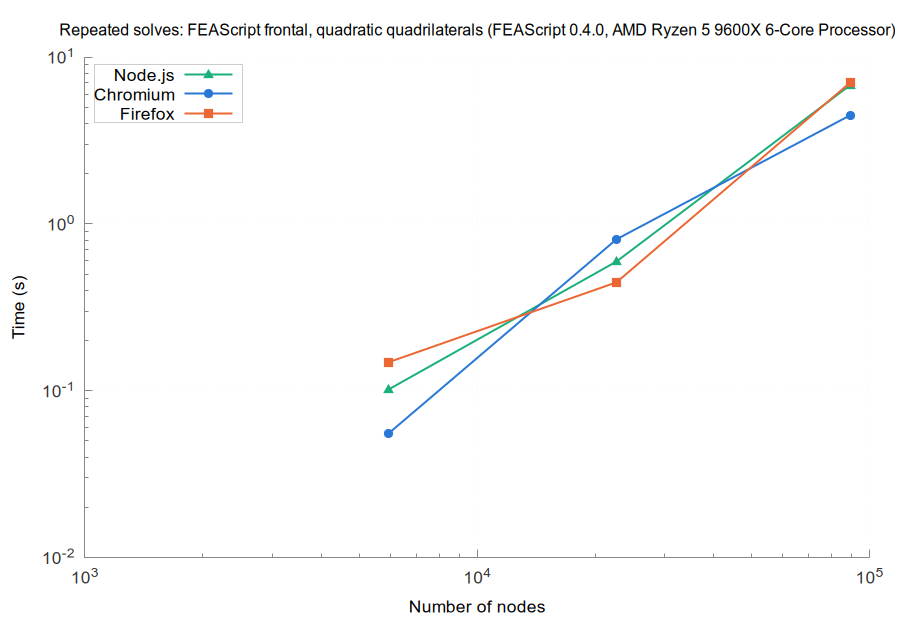

Reproduce this figure in gnuplot.
set terminal pngcairo size 900,620 font 'Arial,13'
set border 3 lc rgb '#888888'; set tics nomirror tc rgb '#333333'
set grid lc rgb '#e6e6e6' lw 1; set key top left box lc rgb '#cccccc' opaque
set logscale xy; set format y '10^{%L}'; set format x '10^{%L}'
set output 'browsers_FEAScript_frontal_quadratic_quadrilaterals_repeated.png'
set title 'Repeated solves: FEAScript frontal, quadratic quadrilaterals (FEAScript 0.4.0, AMD Ryzen 5 9600X 6-Core Processor)' font 'Arial,12'
set xlabel 'Number of nodes'
set ylabel 'Time (s)'
plot 'browsers_FEAScript_frontal_quadratic_quadrilaterals_repeated_node.dat' u 1:2 w lp lw 2 pt 9 ps 1.2 lc rgb '#1baf7a' t 'Node.js', \
     'browsers_FEAScript_frontal_quadratic_quadrilaterals_repeated_chromium.dat' u 1:2 w lp lw 2 pt 7 ps 1.2 lc rgb '#2a78d6' t 'Chromium', \
     'browsers_FEAScript_frontal_quadratic_quadrilaterals_repeated_firefox.dat' u 1:2 w lp lw 2 pt 5 ps 1.2 lc rgb '#eb6834' t 'Firefox'
